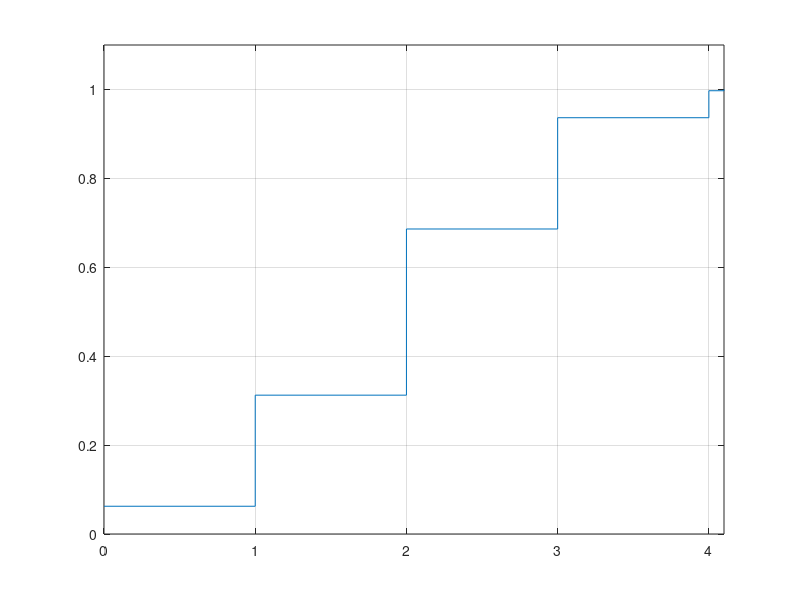

This figure's MATLAB source: (Note: this script raises an error after producing the figure.)
clear
close all
clc

fprintf("Secção 2.2, exercício 3\n\n")

%% a)
N = 1e5;    % Número de experiências
n = 4;      % Número total de lançamentos
m = 2;      % Número de casos possíveis

x = 0:n;
px = zeros(1, n+1);

for k = x
    experiencias = randi(m, n, N) - 1;
    as = true(1, N);

    for i = 1:N
        aux = experiencias(:, i);
        as(i) = sum(aux) == k;
    end

    px(k+1) = sum(as)/N;
end

figure
stairs([0:n 4.1], [cumsum(px) 1])
grid on
xlim([0 4.1])
ylim([0 1.1])


%% b)
valorEsperado = x * px';
variancia = x.^2 * px' - valorEsperado^2;
desvioPadrao = sqrt(variancia);
fprintf("Alínea b)\n" + ...
    "Valor esperado = %f\n" + ...
    "Variância = %f\n" + ...
    "Desvio padrão = %f\n", ...
    valorEsperado, variancia, desvioPadrao);


%% New line
fprintf("\n")


%% c)
% Variável discreta, logo a distribuição é binomial.
% n = 4, uma vez que são feitos 4 lançamentos.
p = 0.5;


%% d)
pxTeorico = zeros(1, n+1);
for k = x
    pxTeorico(k+1) = nchoosek(n, k) * p^k * (1-p)^(n-k);
end


%% e)
valorEsperadoTeorico = x * pxTeorico';
varianciaTeorico = x.^2 * pxTeorico' - valorEsperadoTeorico^2;
desvioPadraoTeorico = sqrt(varianciaTeorico);
fprintf("Alínea e)\n" + ...
    "Valor esperado = %f\n" + ...
    "Variância = %f\n" + ...
    "Desvio padrão = %f\n", ...
    valorEsperadoTeorico, varianciaTeorico, desvioPadraoTeorico);


%% New line
fprintf("\n")


%% f)
probPM2Coroas = sum(pxTeorico(3:5));
probAte1Coroa = 1 - probPM2Coroas;
probEntre1e3Coroas = sum(pxTeorico(2:4));

fprintf("Alínea f)\n" + ...
    "Probabilidade de obter pelo menos 2 coroas = %f\n" + ...
    "Probabilidade de obter até 1 coroa = %f\n" + ...
    "Probabilidade de obter entre 1 e 3 coroas = %f\n", ...
    probPM2Coroas, probAte1Coroa, probEntre1e3Coroas);
